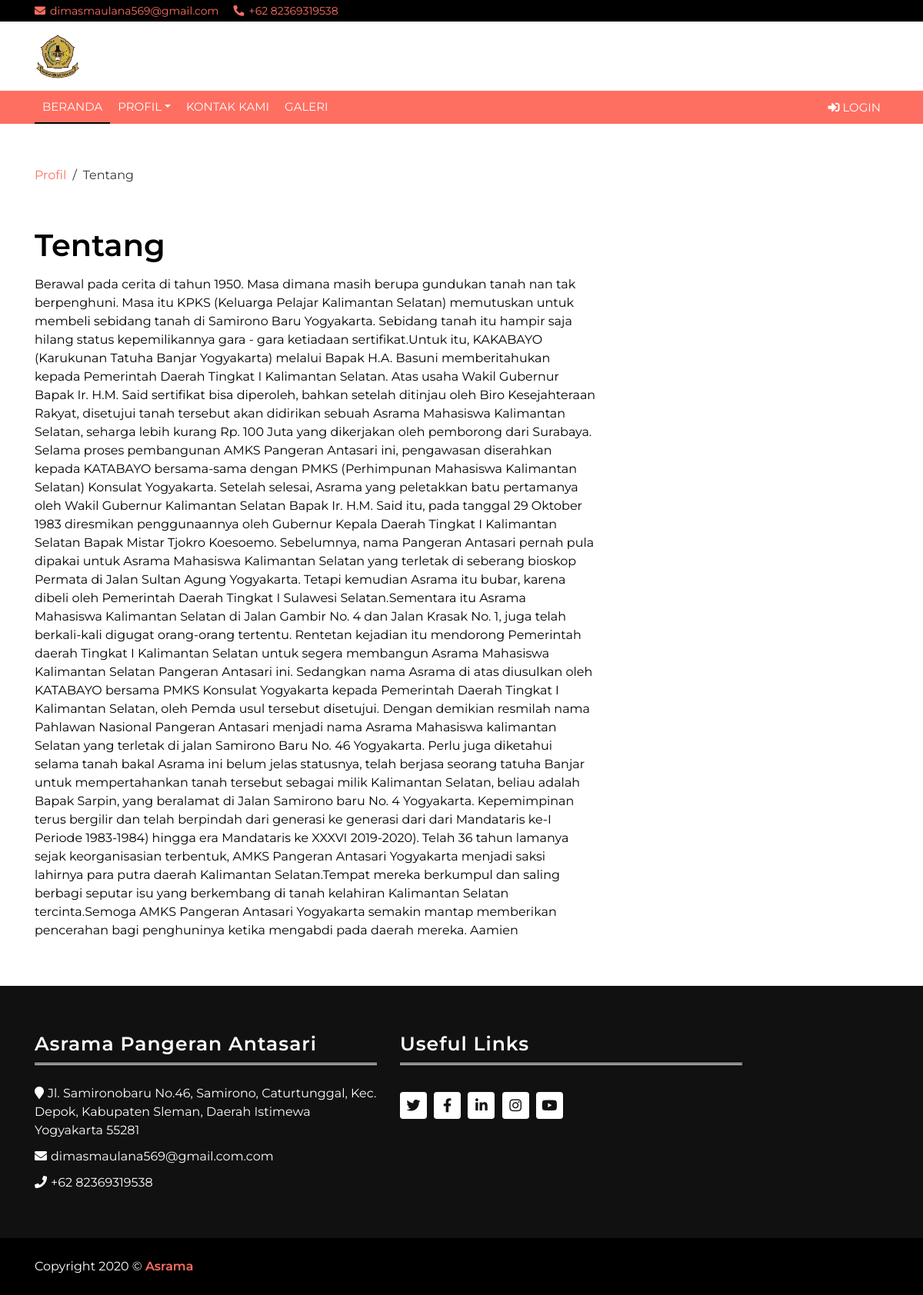
The page /web/tentang on the database its author committed.
### tables this page shows
CREATE TABLE `tbl_site` (
  `id_site` int(11) NOT NULL,
  `file` varchar(128) NOT NULL,
  `judul` varchar(128) NOT NULL,
  `isi` text NOT NULL
);

### application/libraries/Template.php (called while the page is built, shortened)
<?php
class Template
{
    public $templateData = [];
    public function set($name, $value)
    {
        $this->templateData[$name] = $value;
    }
    public function load($template = '', $view = '', $viewData = [], $return = false)
    {
        $this->CI = &get_instance();
        $this->set('contents', $this->CI->load->view($view, $viewData, true));
        return $this->CI->load->view($template, $this->templateData, $return);
    }
}

### application/modules/web/controllers/Web.php (called while the page is built, shortened)
<?php
class Web extends MY_Controller
{
    public function __construct()
    {
        $this->load->model('Web_model');
        $this->load->library('form_validation');
        $this->load->library('pagination');
    }
    public function tentang()
    {
        $data['style']  = $this->load->view('style', '', true);
        $data['script']  = $this->load->view('script', '', true);
        $data['dataSite'] = $this->Web_model->readSite(1);
        $this->template->load('master_web', 'tentang', $data);
    }
}

### index.php (called while the page is built, shortened)
<?php
require_once BASEPATH.'core/CodeIgniter.php';

### application/modules/web/models/Web_model.php (called while the page is built, shortened)
<?php
class Web_model extends CI_Model
{
    public function readSite($id)
    {
        return $this->db->query("SELECT * FROM tbl_site WHERE id_site = $id")->result_array();
    }
}

### application/modules/web/views/tentang.php (the view, shortened to what this page needs)
<div class="breadcrumb-wrap">
    <div class="container">
        <ul class="breadcrumb">
            <li class="breadcrumb-item"><a href="#">Profil</a></li>
            <li class="breadcrumb-item active">Tentang</li>
        </ul>
    </div>
</div>
<div class="single-news">
    <div class="container">
        <div class="row">
            <div class="col-lg-8">
                <div class="sn-container">
                    <div class="sn-content">
                        <?php foreach ($dataSite as $admin) : ?>
                            <h1 class="sn-title"><?= $admin['judul']; ?></h1>
                            <p>
                                <?= $admin['isi']; ?>
                            </p>
                        <?php endforeach; ?>
                    </div>
                </div>
            </div>
        </div>
    </div>
</div>

### assets/asrama/css/style.css (style rules this page uses)
body { color: #000000; font-family: 'Montserrat', sans-serif; font-weight: 400; background: #ffffff; }
a { color: #FF6F61; transition: 0.5s; }
p { padding: 0; margin: 0 0 15px 0; color: #000000; }
h1, h2, h3, h4, h5, h6 { margin: 0 0 15px 0; padding: 0; color: #000000; font-weight: 600; }
.breadcrumb-wrap { position: relative; width: 100%; background: #ffffff; }
.breadcrumb-wrap .breadcrumb { margin: 25px 0 0 0; padding: 0; background: none; }
.breadcrumb-wrap .breadcrumb .breadcrumb-item + .breadcrumb-item::before { color: #353535; }
.breadcrumb-wrap .breadcrumb .breadcrumb-item.active { color: #353535; }
.single-news { position: relative; width: 100%; padding: 25px 0 0 0; margin-bottom: 15px; }
.single-news .sn-content { position: relative; width: 100%; padding: 30px 0; }
.single-news .sn-content h1.sn-title { display: block; width: 100%; color: #000000; }

### rows shown on the page
tbl_site: judul "Tentang", isi "Berawal pada cerita di tahun 1950. Masa dimana masih berupa gundukan tanah nan tak berpenghuni. Masa itu KPKS (Keluarga Pelajar Kalimantan Selatan) memutuskan untuk membeli sebidang tanah di Samirono Baru Yogyakarta. Sebidang tanah itu hampir saja hilang status kepemilikannya gara - gara ketiadaan sertifikat.Untuk itu, KAKABAYO (Karukunan Tatuha Banjar Yogyakarta) melalui Bapak H.A. Basuni memberitahukan kepada Pemerintah Daerah Tingkat I Kalimantan Selatan. Atas usaha Wakil Gubernur Bapak Ir. H.M. Said sertifikat bisa diperoleh, bahkan setelah ditinjau oleh Biro Kesejahteraan Rakyat, disetujui tanah tersebut akan didirikan sebuah Asrama Mahasiswa Kalimantan Selatan, seharga lebih kurang…"
